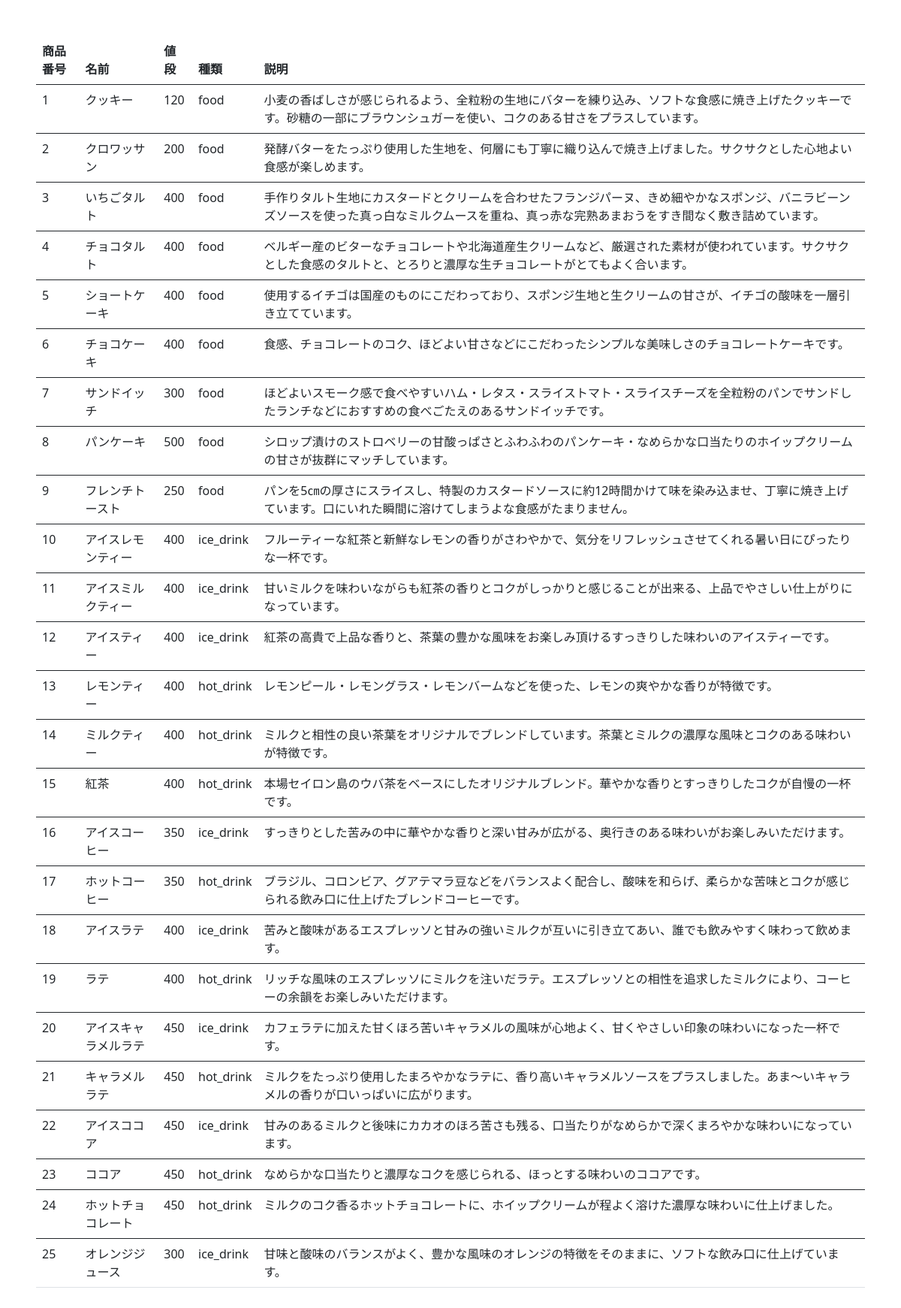
/menu_mana.php, run on the app's committed database.
### tables this page shows
create table product (
    product_id int auto_increment primary key,  
    product_name varchar(100) not null,         
    product_price int not null,                 
    product_genre varchar(50) not null,         
    image_path varchar(200) not null,           
    product_description varchar(500) not null,  
    is_featured bit not null                    
);

### menu_mana.php (the view, shortened to what this page needs)
<!DOCTYPE html>
<html lang="en">
<head>
    <link href="https://cdn.jsdelivr.net/npm/bootstrap@5.0.2/dist/css/bootstrap.min.css" rel="stylesheet">
</head>
<body>
<div class="m-5">
    <?php
    echo '<table class="table">';
    echo '<thead>';
    echo '<tr>';
	echo '<th scope="col">商品番号</th><th scope="col">名前</th><th scope="col">値段</th><th scope="col">種類</th><th scope="col">説明</th>';
    echo '</tr>';
    echo '</thead>';
    $pdo=new PDO('mysql:host=localhost;dbname=kadai;charset=utf8',
    	'staff', 'password');
    foreach ($pdo->query('select * from product') as $row) {
        echo '<tbody>';
    	echo '<tr>';
    	echo '<td>', $row['product_id'], '</td>';
    	echo '<td>', $row['product_name'], '</td>';
        echo '<td>', $row['product_price'], '</td>';
        echo '<td>', $row['product_genre'], '</td>';
        echo '<td>', $row['product_description'], '</td>';
    	echo '</tr>';
    }
    echo '</tbody>';
    echo '</table>';
    ?>
</div>
</body>
</html>

### data on the page
product: product_id "1", product_name "クッキー", product_price "120", product_genre "food", product_description "小麦の香ばしさが感じられるよう、全粒粉の生地にバターを練り込み、ソフトな食感に焼き上げたクッキーです。砂糖の一部にブラウンシュガーを使い、コクのある甘さをプラスしています。"
product: product_id "2", product_name "クロワッサン", product_price "200", product_genre "food", product_description "発酵バターをたっぷり使用した生地を、何層にも丁寧に織り込んで焼き上げました。サクサクとした心地よい食感が楽しめます。"
product: product_id "3", product_name "いちごタルト", product_price "400", product_genre "food", product_description "手作りタルト生地にカスタードとクリームを合わせたフランジパーヌ、きめ細やかなスポンジ、バニラビーンズソースを使った真っ白なミルクムースを重ね、真っ赤な完熟あまおうをすき間なく敷き詰めています。"
product: product_id "4", product_name "チョコタルト", product_price "400", product_genre "food", product_description "ベルギー産のビターなチョコレートや北海道産生クリームなど、厳選された素材が使われています。サクサクとした食感のタルトと、とろりと濃厚な生チョコレートがとてもよく合います。"
product: product_id "5", product_name "ショートケーキ", product_price "400", product_genre "food", product_description "使用するイチゴは国産のものにこだわっており、スポンジ生地と生クリームの甘さが、イチゴの酸味を一層引き立てています。"
product: product_id "6", product_name "チョコケーキ", product_price "400", product_genre "food", product_description "食感、チョコレートのコク、ほどよい甘さなどにこだわったシンプルな美味しさのチョコレートケーキです。"
product: product_id "7", product_name "サンドイッチ", product_price "300", product_genre "food", product_description "ほどよいスモーク感で食べやすいハム・レタス・スライストマト・スライスチーズを全粒粉のパンでサンドしたランチなどにおすすめの食べごたえのあるサンドイッチです。"
product: product_id "8", product_name "パンケーキ", product_price "500", product_genre "food", product_description "シロップ漬けのストロベリーの甘酸っぱさとふわふわのパンケーキ・なめらかな口当たりのホイップクリームの甘さが抜群にマッチしています。"
product: product_id "9", product_name "フレンチトースト", product_price "250", product_genre "food", product_description "パンを5㎝の厚さにスライスし、特製のカスタードソースに約12時間かけて味を染み込ませ、丁寧に焼き上げています。口にいれた瞬間に溶けてしまうよな食感がたまりません。"
product: product_id "10", product_name "アイスレモンティー", product_price "400", product_genre "ice_drink", product_description "フルーティーな紅茶と新鮮なレモンの香りがさわやかで、気分をリフレッシュさせてくれる暑い日にぴったりな一杯です。"
product: product_id "11", product_name "アイスミルクティー", product_price "400", product_genre "ice_drink", product_description "甘いミルクを味わいながらも紅茶の香りとコクがしっかりと感じることが出来る、上品でやさしい仕上がりになっています。"
product: product_id "12", product_name "アイスティー", product_price "400", product_genre "ice_drink", product_description "紅茶の高貴で上品な香りと、茶葉の豊かな風味をお楽しみ頂けるすっきりした味わいのアイスティーです。"
product: product_id "13", product_name "レモンティー", product_price "400", product_genre "hot_drink", product_description "レモンピール・レモングラス・レモンバームなどを使った、レモンの爽やかな香りが特徴です。"
product: product_id "14", product_name "ミルクティー", product_price "400", product_genre "hot_drink", product_description "ミルクと相性の良い茶葉をオリジナルでブレンドしています。茶葉とミルクの濃厚な風味とコクのある味わいが特徴です。"
product: product_id "15", product_name "紅茶", product_price "400", product_genre "hot_drink", product_description "本場セイロン島のウバ茶をベースにしたオリジナルブレンド。華やかな香りとすっきりしたコクが自慢の一杯です。"
product: product_id "16", product_name "アイスコーヒー", product_price "350", product_genre "ice_drink", product_description "すっきりとした苦みの中に華やかな香りと深い甘みが広がる、奥行きのある味わいがお楽しみいただけます。"
product: product_id "17", product_name "ホットコーヒー", product_price "350", product_genre "hot_drink", product_description "ブラジル、コロンビア、グアテマラ豆などをバランスよく配合し、酸味を和らげ、柔らかな苦味とコクが感じられる飲み口に仕上げたブレンドコーヒーです。"
product: product_id "18", product_name "アイスラテ", product_price "400", product_genre "ice_drink", product_description "苦みと酸味があるエスプレッソと甘みの強いミルクが互いに引き立てあい、誰でも飲みやすく味わって飲めます。"
product: product_id "19", product_name "ラテ", product_price "400", product_genre "hot_drink", product_description "リッチな風味のエスプレッソにミルクを注いだラテ。エスプレッソとの相性を追求したミルクにより、コーヒーの余韻をお楽しみいただけます。"
product: product_id "20", product_name "アイスキャラメルラテ", product_price "450", product_genre "ice_drink", product_description "カフェラテに加えた甘くほろ苦いキャラメルの風味が心地よく、甘くやさしい印象の味わいになった一杯です。"
product: product_id "21", product_name "キャラメルラテ", product_price "450", product_genre "hot_drink", product_description "ミルクをたっぷり使用したまろやかなラテに、香り高いキャラメルソースをプラスしました。あま～いキャラメルの香りが口いっぱいに広がります。"
product: product_id "22", product_name "アイスココア", product_price "450", product_genre "ice_drink", product_description "甘みのあるミルクと後味にカカオのほろ苦さも残る、口当たりがなめらかで深くまろやかな味わいになっています。"
product: product_id "23", product_name "ココア", product_price "450", product_genre "hot_drink", product_description "なめらかな口当たりと濃厚なコクを感じられる、ほっとする味わいのココアです。"
product: product_id "24", product_name "ホットチョコレート", product_price "450", product_genre "hot_drink", product_description "ミルクのコク香るホットチョコレートに、ホイップクリームが程よく溶けた濃厚な味わいに仕上げました。"
product: product_id "25", product_name "オレンジジュース", product_price "300", product_genre "ice_drink", product_description "甘味と酸味のバランスがよく、豊かな風味のオレンジの特徴をそのままに、ソフトな飲み口に仕上げています。"
